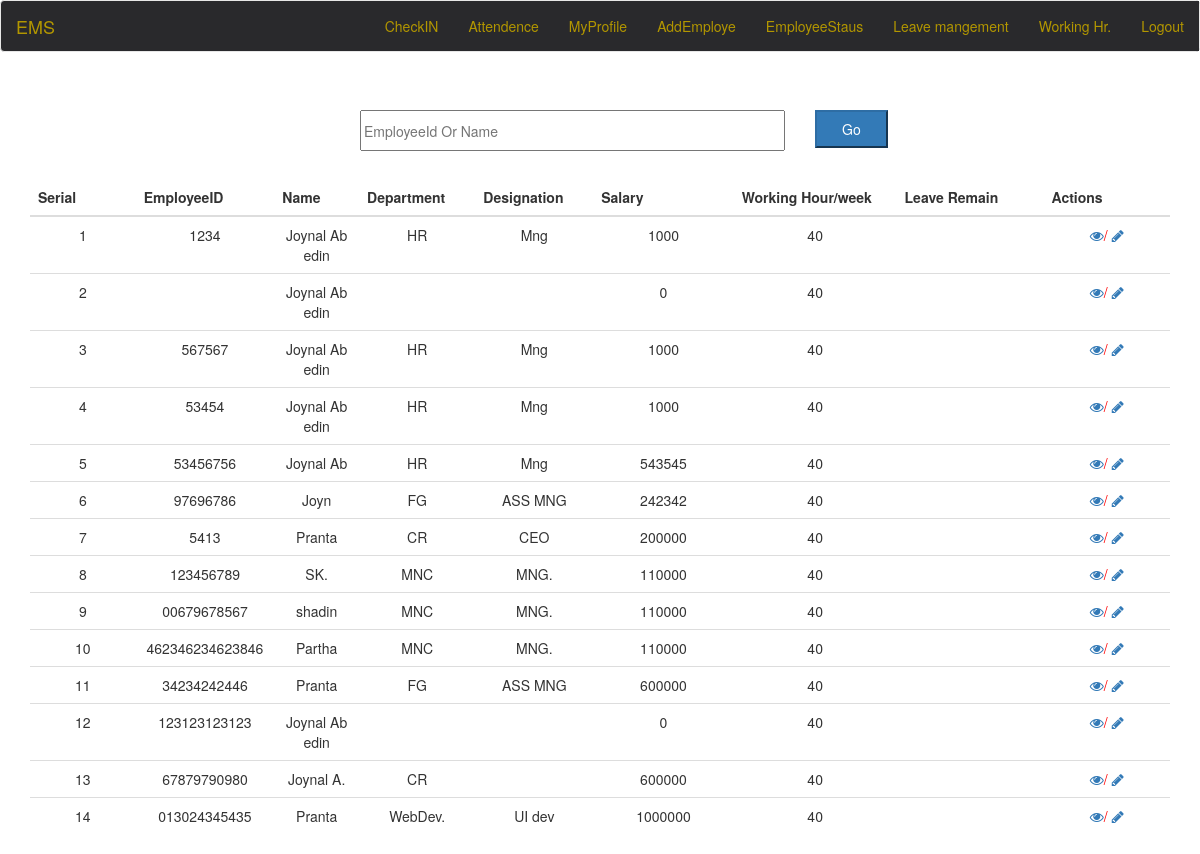
/employeeStatus.php, run on the app's committed database.
### tables this page shows
CREATE TABLE `employee_professional_info` (
  `id` varchar(15) DEFAULT NULL,
  `Designation` varchar(30) DEFAULT NULL,
  `Department` varchar(30) DEFAULT NULL,
  `Joining_date` date DEFAULT NULL,
  `Salary` int(10) DEFAULT NULL,
  `CV` blob DEFAULT NULL,
  `Status` varchar(10) DEFAULT NULL,
  `Leave_date` date DEFAULT NULL,
  `Leave_reason` varchar(200) DEFAULT NULL,
  `Account_no` varchar(30) DEFAULT NULL,
  `leave_remaining` int(8) DEFAULT NULL
);

CREATE TABLE `employee_personal_info` (
  `id` varchar(15) DEFAULT NULL,
  `Name` varchar(60) DEFAULT NULL,
  `Date_of_Birth` date DEFAULT NULL,
  `Adress` varchar(200) DEFAULT NULL,
  `Gender` varchar(10) DEFAULT NULL,
  `Phone` varchar(16) DEFAULT NULL,
  `NID` varchar(30) DEFAULT NULL,
  `Image` blob DEFAULT NULL,
  `Blood_group` varchar(5) DEFAULT NULL
);

### employeeStatus.php (the view, shortened to what this page needs)
 <?php
    include ('pdo-connection.php');
    include ('database-config.php');
    $dbuser= $database_user;
    $dbpass = $database_pass;
    $dbname = $database_name;
    $dbcon = $connection_object->connection('localhost',$dbname,$dbuser,$dbpass);
    $select="SELECT employee_professional_info.id, employee_professional_info.Department, employee_professional_info.Designation, employee_professional_info.Salary, employee_professional_info.leave_remaining,employee_personal_info.Name
      FROM employee_professional_info INNER JOIN employee_personal_info
      ON employee_personal_info.id=employee_professional_info.id";
     $data = $dbcon->query($select);
?>
<!doctype html>
<html lang="en">
<head>
<link rel="stylesheet" type="text/css" href="employeeStatus.css">
 <link rel="stylesheet" type="text/css" href="myProfile.css">
<link rel="stylesheet" type="text/css" href="bootstrap/css/bootstrap.min.css">
  <link rel="stylesheet" href="https://maxcdn.bootstrapcdn.com/font-awesome/4.5.0/css/font-awesome.min.css">
</head>
<body style="padding-top: 100px;">
<div id="custom-bootstrap-menu" class="navbar navbar-default navbar-fixed-top" role="navigation">
    <div class="container-fluid">
        <div class="navbar-header"><a class="navbar-brand" href="#">EMS</a>
        </div>
        <div class="collapse navbar-collapse navbar-menubuilder">
            <ul class="nav navbar-nav navbar-right">
               <li><a href="checkIN.php">CheckIN</a>
                </li>
                <li><a href="attendence.php">Attendence</a>
                </li>
                <li><a href="myProfile.php">MyProfile</a>
                </li>
                <li><a href="addEmployee.php">AddEmploye</a>
                </li>
                <li><a href="employeeStatus.php">EmployeeStaus</a>
                </li>
                <li><a href="leaveManagement.php">Leave mangement</a>
                </li>
                <li><a href="workingHr.php">Working Hr.</a>
                </li>
                <li><a href="logout.php">Logout</a>
                </li>
            </ul>
        </div>
    </div>
</div>
<div class="wrapper">
<form action="" method="post" class="class-1">
    <input type="" name="input" class="search_bar " placeholder="EmployeeId Or Name">
    <input type="submit" name="search_btn" class="bar btn-primary" value="Go">
</form>
     <div class="container  tbl">
         <table class="table table-hover css-serial">
            <thead class="thead-inverse">
              <tr>
              <th >Serial</th>
              <th >EmployeeID</th>
              <th >Name</th>
              <th >Department</th>
              <th >Designation</th>
              <th >Salary</th>
              <th >Working Hour/week</th>
              <th >Leave Remain</th>
              <th >Actions</th>
              </tr>
          </thead>
      <tbody>
            <?php
             while ( $row = $data->fetch(PDO::FETCH_ASSOC) ) {
              $id=$row['id'];
            ?>
            <tr>
                <td style="text-align:center; word-break:break-all; width:300px;"> </td>
                <td style="text-align:center; word-break:break-all; width:300px;"> <?php echo $row ['id']; ?></td>
                <td style="text-align:center; word-break:break-all; width:200px;"> <?php echo $row ['Name']; ?></td>
                <td style="text-align:center; word-break:break-all; width:200px;"> <?php echo $row ['Department']; ?></td>
                <td style="text-align:center; word-break:break-all; width:200px;"> <?php echo $row ['Designation']; ?></td>
                <td style="text-align:center; word-break:break-all; width:450px;"> <?php echo $row ['Salary']; ?></td>
                <td style="text-align:center; word-break:break-all; width:450px;"> 40 </td>
                <td style="text-align:center; word-break:break-all; width:450px;"> <?php echo $row ['leave_remaining']; ?></td>
                <td style="text-align:center; width:350px;">
                  <a href="edit.php<?php echo '?id='.$id; ?>" class="fa fa-eye"></a><span style="color: red;">/</span>
                   <a href="view.php<?php echo '?id='.$id; ?>"    class="fa fa-pencil" > </a>
                </td>
                </div>
              </tr>
              <?php } ?>
</body>
</html>

### employeeStatus.css (style rules this page uses)
.css-serial { counter-reset: serial-number; }
.css-serial td:first-child:before { counter-increment: serial-number; content: counter(serial-number); }
.class-1 { position: relative; left: 30%; width: 250px; top:10px; }
.search_bar { width: 170%; height: 41px; }
.bar { padding: 7px 25px; position: relative; left: 182%; bottom: 41px; }

### myProfile.css (style rules this page uses)
#custom-bootstrap-menu.navbar-default .navbar-brand { color: rgba(178, 150, 0, 1); }
#custom-bootstrap-menu.navbar-default { font-size: 14px; background-color: rgba(41, 41, 44, 1); border-width: 1px; border-radius: 4px; }
#custom-bootstrap-menu.navbar-default .navbar-nav>li>a { color: rgba(178, 150, 0, 1); background-color: rgba(41, 41, 44, 1); }

### data on the page
employee_professional_info: id "1234", employee_personal_info.Name "Joynal Abedin", Department "HR", Designation "Mng", Salary "1000"
employee_professional_info: employee_personal_info.Name "Joynal Abedin", Salary "0"
employee_professional_info: id "567567", employee_personal_info.Name "Joynal Abedin", Department "HR", Designation "Mng", Salary "1000"
employee_professional_info: id "53454", employee_personal_info.Name "Joynal Abedin", Department "HR", Designation "Mng", Salary "1000"
employee_professional_info: id "53456756", employee_personal_info.Name "Joynal Ab", Department "HR", Designation "Mng", Salary "543545"
employee_professional_info: id "97696786", employee_personal_info.Name "Joyn", Department "FG", Designation "ASS MNG", Salary "242342"
employee_professional_info: id "5413", employee_personal_info.Name "Pranta", Department "CR", Designation "CEO", Salary "200000"
employee_professional_info: id "123456789", employee_personal_info.Name "SK.", Department "MNC", Designation "MNG.", Salary "110000"
employee_professional_info: id "00679678567", employee_personal_info.Name "shadin", Department "MNC", Designation "MNG.", Salary "110000"
employee_professional_info: id "462346234623846", employee_personal_info.Name "Partha", Department "MNC", Designation "MNG.", Salary "110000"
employee_professional_info: id "34234242446", employee_personal_info.Name "Pranta", Department "FG", Designation "ASS MNG", Salary "600000"
employee_professional_info: id "123123123123", employee_personal_info.Name "Joynal Abedin", Salary "0"
employee_professional_info: id "67879790980", employee_personal_info.Name "Joynal A.", Department "CR", Salary "600000"
employee_professional_info: id "013024345435", employee_personal_info.Name "Pranta", Department "WebDev.", Designation "UI dev", Salary "1000000"
